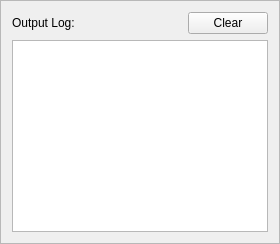
      <widget class="QFrame" name="logOutputProgressFrame">
       <property name="sizePolicy">
        <sizepolicy hsizetype="Preferred" vsizetype="Preferred">
         <horstretch>0</horstretch>
         <verstretch>0</verstretch>
        </sizepolicy>
       </property>
       <property name="frameShape">
        <enum>QFrame::StyledPanel</enum>
       </property>
       <property name="frameShadow">
        <enum>QFrame::Raised</enum>
       </property>
       <layout class="QVBoxLayout" name="verticalLayout_2">
        <item>
         <layout class="QHBoxLayout" name="logOutputHLayout">
          <item>
           <widget class="QLabel" name="logOutputQLabel">
            <property name="sizePolicy">
             <sizepolicy hsizetype="Preferred" vsizetype="Fixed">
              <horstretch>0</horstretch>
              <verstretch>0</verstretch>
             </sizepolicy>
            </property>
            <property name="text">
             <string>Output Log:</string>
            </property>
           </widget>
          </item>
          <item>
           <spacer name="logOutputLayoutSpacer">
            <property name="orientation">
             <enum>Qt::Horizontal</enum>
            </property>
            <property name="sizeType">
             <enum>QSizePolicy::Expanding</enum>
            </property>
            <property name="sizeHint" stdset="0">
             <size>
              <width>40</width>
              <height>20</height>
             </size>
            </property>
           </spacer>
          </item>
          <item>
           <widget class="QPushButton" name="logOutputClearButton">
            <property name="text">
             <string>Clear</string>
            </property>
           </widget>
          </item>
         </layout>
        </item>
        <item>
         <widget class="QPlainTextEdit" name="logOutputPlainTextEdit">
          <property name="sizePolicy">
           <sizepolicy hsizetype="Expanding" vsizetype="Expanding">
            <horstretch>0</horstretch>
            <verstretch>0</verstretch>
           </sizepolicy>
          </property>
          <property name="readOnly">
           <bool>true</bool>
          </property>
         </widget>
        </item>
       </layout>
      </widget>
